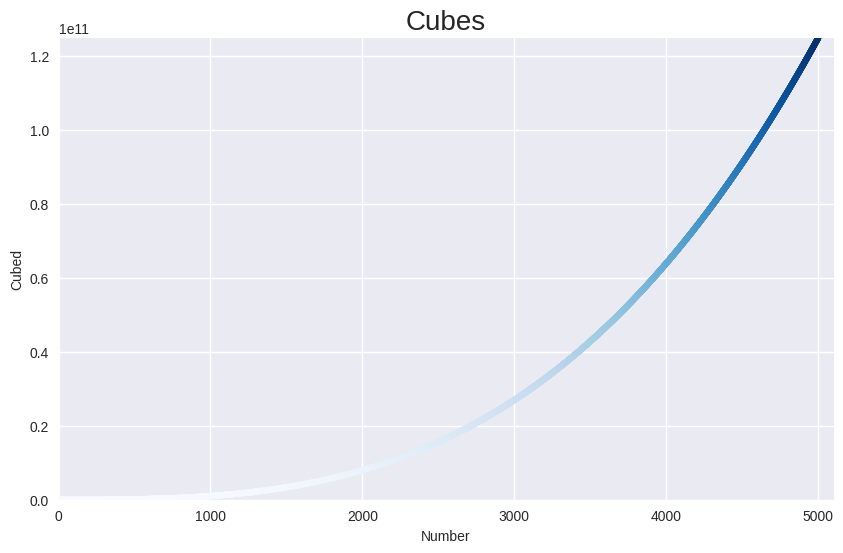

Generate this figure with Python:
import matplotlib.pyplot as plt

plt.figure(figsize=(10, 6))
x_values = list(range(1, 5001))
y_values = [x**3 for x in x_values]

plt.style.use("seaborn-v0_8")
plt.title("Cubes", fontsize=20)
plt.xlabel("Number", fontsize=10)
plt.ylabel("Cubed", fontsize=10)

# plt.plot(x_values, y_values, c="red")
plt.scatter(x_values, y_values, c=y_values, cmap=plt.cm.Blues, edgecolors="none", s=20)
plt.axis([0, 5100, 0, 125000000000])


plt.savefig("cubes.png", bbox_inches="tight")
plt.show()
